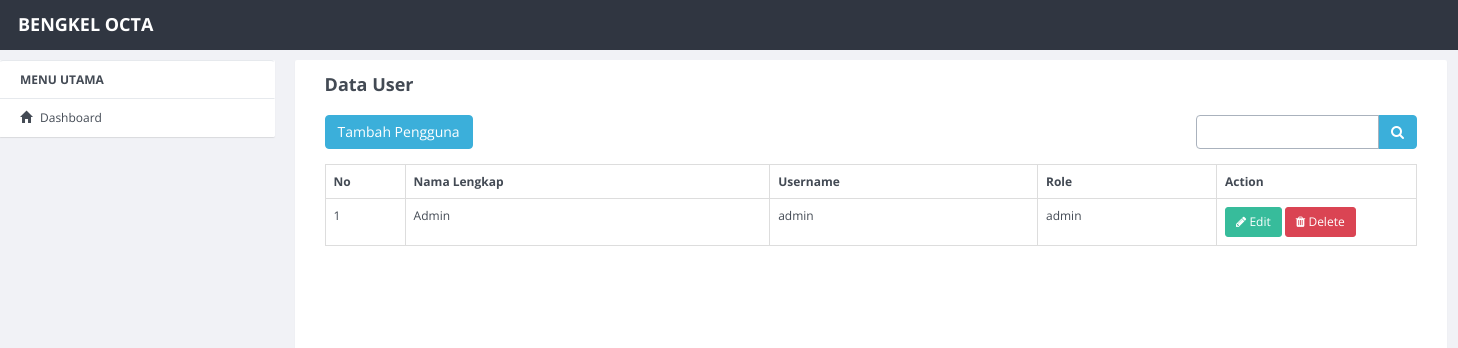
Screenshot of /index.php/users with the database file from the repository.
### tables this page shows
CREATE TABLE `users` (
  `id_user` int(11) NOT NULL,
  `nama_user` varchar(100) DEFAULT NULL,
  `username` varchar(50) DEFAULT NULL,
  `password` varchar(50) DEFAULT NULL,
  `level` varchar(20) DEFAULT NULL
);

### application/controllers/Users.php (called while the page is built, shortened)
<?php
class Users extends CI_Controller
{
    function __construct()
    {
        $this->load->model('Users_model');
        $this->load->library('form_validation');
    }
    public function index()
    {
        $q = urldecode($this->input->get('q', TRUE));
        $start = intval($this->input->get('start'));
        if ($q <> '') {
            $config['base_url'] = base_url() . 'users/index.html?q=' . urlencode($q);
            $config['first_url'] = base_url() . 'users/index.html?q=' . urlencode($q);
        } else {
            $config['base_url'] = base_url() . 'users/index.html';
            $config['first_url'] = base_url() . 'users/index.html';
        }
        $config['per_page'] = 10;
        $config['page_query_string'] = TRUE;
        $config['total_rows'] = $this->Users_model->total_rows($q);
        $users = $this->Users_model->get_limit_data($config['per_page'], $start, $q);
        $this->load->library('pagination');
        $this->pagination->initialize($config);
        $data = array(
            'users_data' => $users,
            'q' => $q,
            'pagination' => $this->pagination->create_links(),
            'total_rows' => $config['total_rows'],
            'start' => $start,
            'konten' => 'users/users_list',
            'judul' => 'Data User',
        );
        $this->load->view('dashboard', $data);
    }
}

### index.php (called while the page is built, shortened)
<?php
require_once BASEPATH.'core/CodeIgniter.php';

### application/config/config.php (called while the page is built, shortened)
<?php
$base_url = ((isset($_SERVER['HTTPS']) && $_SERVER['HTTPS'] == "on") ? "https" : "http");
$base_url .= "://" . @$_SERVER['HTTP_HOST'];
$base_url .=     str_replace(basename($_SERVER['SCRIPT_NAME']), "", $_SERVER['SCRIPT_NAME']);
$config['base_url'] = $base_url;
$config['index_page'] = '';
$config['uri_protocol']	= 'REQUEST_URI';
$config['url_suffix'] = '.html';
$config['language']	= 'english';
$config['charset'] = 'UTF-8';
$config['enable_hooks'] = FALSE;
$config['subclass_prefix'] = 'MY_';
$config['composer_autoload'] = FALSE;
$config['permitted_uri_chars'] = 'a-z 0-9~%.:_\-';
$config['enable_query_strings'] = FALSE;
$config['controller_trigger'] = 'c';
$config['function_trigger'] = 'm';
$config['directory_trigger'] = 'd';
$config['allow_get_array'] = TRUE;
$config['log_threshold'] = 0;
$config['log_path'] = '';
$config['log_file_extension'] = '';
$config['log_file_permissions'] = 0644;
$config['log_date_format'] = 'Y-m-d H:i:s';
$config['error_views_path'] = '';
$config['cache_path'] = '';
$config['cache_query_string'] = FALSE;
$config['encryption_key'] = '';
$config['sess_driver'] = 'files';
$config['sess_cookie_name'] = 'ci_session';
$config['sess_expiration'] = 7200;
$config['sess_save_path'] = NULL;
$config['sess_match_ip'] = FALSE;
$config['sess_time_to_update'] = 300;
$config['sess_regenerate_destroy'] = FALSE;
$config['cookie_prefix']	= '';
$config['cookie_domain']	= '';
$config['cookie_path']		= '/';
$config['cookie_secure']	= FALSE;
$config['cookie_httponly'] 	= FALSE;
$config['standardize_newlines'] = FALSE;
$config['global_xss_filtering'] = FALSE;
$config['csrf_protection'] = FALSE;
$config['csrf_token_name'] = 'csrf_test_name';
$config['csrf_cookie_name'] = 'csrf_cookie_name';
$config['csrf_expire'] = 7200;
$config['csrf_regenerate'] = TRUE;
$config['csrf_exclude_uris'] = array();
$config['compress_output'] = FALSE;
$config['time_reference'] = 'local';
$config['rewrite_short_tags'] = FALSE;
$config['proxy_ips'] = '';

### application/models/Users_model.php (called while the page is built, shortened)
<?php
class Users_model extends CI_Model
{
    public $table = 'users';
    public $id = 'id_user';
    public $order = 'DESC';
    function total_rows($q = NULL) {
        $this->db->like('id_user', $q);
	$this->db->or_like('nama_user', $q);
	$this->db->or_like('username', $q);
	$this->db->or_like('password', $q);
	$this->db->or_like('level', $q);
	$this->db->from($this->table);
        return $this->db->count_all_results();
    }
    function get_limit_data($limit, $start = 0, $q = NULL) {
        $this->db->order_by($this->id, $this->order);
        $this->db->like('id_user', $q);
	$this->db->or_like('nama_user', $q);
	$this->db->or_like('username', $q);
	$this->db->or_like('password', $q);
	$this->db->or_like('level', $q);
	$this->db->limit($limit, $start);
        return $this->db->get($this->table)->result();
    }
}

### application/views/users/users_list.php (the view, shortened to what this page needs)
<div class="row" style="margin-bottom: 10px">
    <div class="col-md-4">
        <?php echo anchor(site_url('users/create'), 'Tambah Pengguna', 'class="btn btn-primary"'); ?>
    </div>
    <div class="col-md-4 text-center">
    </div>
    <div class="col-md-1 text-right">
    </div>
    <div class="col-md-3 text-right">
        <form action="<?php echo site_url('users/index'); ?>" class="form-inline" method="get">
            <div class="input-group">
                <input type="text" class="form-control" name="q" value="<?php echo $q; ?>">
                <span class="input-group-btn">
                    <button class="btn btn-primary" type="submit">
                        <i class="fa fa-search"></i>
                    </button>
                </span>
            </div>
        </form>
    </div>
</div>
<table class="table table-bordered" style="margin-bottom: 10px">
    <tr>
        <th>No</th>
        <th>Nama Lengkap</th>
        <th>Username</th>
        <th>Role</th>
        <th>Action</th>
    </tr><?php
            foreach ($users_data as $users) {
            ?>
        <tr>
            <td width="80px"><?php echo ++$start ?></td>
            <td><?php echo $users->nama_user ?></td>
            <td><?php echo $users->username ?></td>
            <td><?php echo $users->level ?></td>
            <td width="200px">
                <a href="<?php echo site_url('users/update/' . $users->id_user) ?>" class="btn btn-info btn-sm"><span class="fa fa-pencil"></span> Edit</a>
                <a href="<?php echo site_url('users/delete/' . $users->id_user) ?>" onclick="return confirm('Are you sure you want to delete this item?')" class="btn btn-danger btn-sm"><span class="fa fa-trash"></span> Delete</a>
            </td>
        </tr>
    <?php
            }
    ?>
</table>
<div class="row">
    <div class="col-md-6 text-right">
    </div>
</div>

### rows the page displays
users: nama_user "Admin", username "admin", level "admin"

### other values shown
$judul "Data User"
